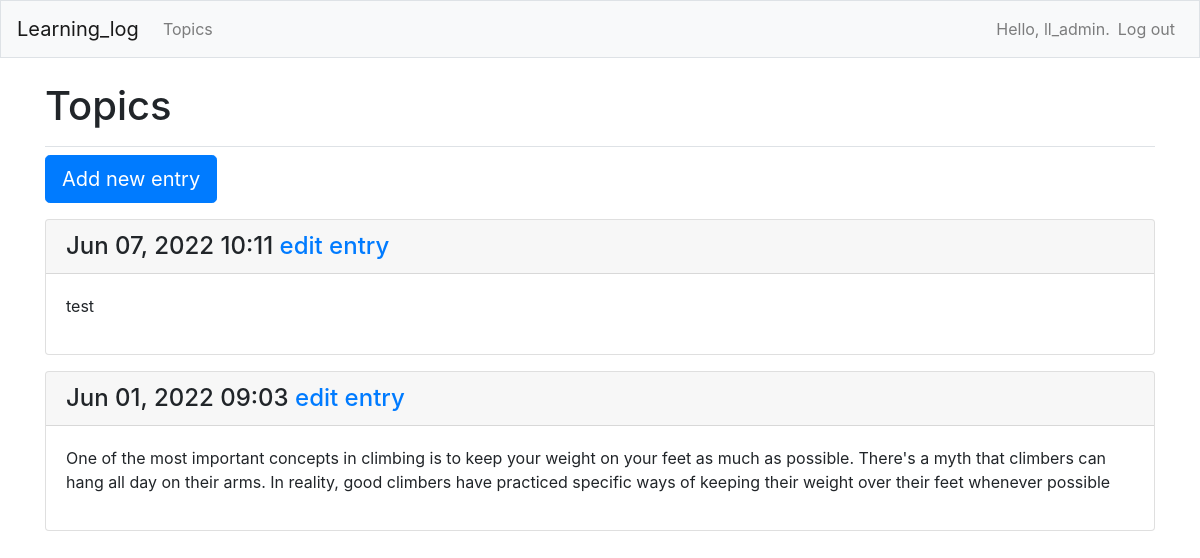
Screenshot of /topics/5/ (signed in) with the database file from the repository.
### learning_logs/models.py (models this page shows, shortened)
class Entry(models.Model):
    topic = models.ForeignKey(Topic, on_delete=models.CASCADE)
    text = models.TextField()
    date_added = models.DateTimeField(auto_now_add=True)
    class Mete:
        verbose_name_plural = 'entries'

### learning_logs/views.py (the view)
# urls.py: path('topics/<int:topic_id>/', views.topic, name='topic'),
@login_required
def topic(request, topic_id):
    topic = Topic.objects.get(id=topic_id)
    if topic.owner != request.user:
        raise Http404
    entries = topic.entry_set.order_by('-date_added')
    context = {'topic': topic, 'entries': entries}
    return render(request, 'learning_logs/topic.html', context)

### learning_logs/templates/learning_logs/topic.html (shortened to what this page needs)
{% extends "learning_logs/base.html" %}
{% block page_header %}
    <h1>Topics</h1>
{% endblock page_header %}
{% block content %}
<p>
    <a class="btn btn-lg btn-primary" href="{% url 'learning_logs:new_entry' topic.id %}" role="button">Add new entry</a>
</p>
{% for entry in entries %}
     <div class="card mb-3">
         <h4 class="card-header">
             {{ entry.date_added|date:'M d, Y H:i' }}
             <samll><a href="{% url 'learning_logs:edit_entry' entry.id %}">edit entry</a></samll>
         </h4>
         <div class="card-body">
             {{ entry.text|linebreaks }}
         </div>
     </div>
{% empty %}
    <p>There are no entries for this yet.</p>
{% endfor %}
{% endblock content %}

### learning_logs/templates/learning_logs/base.html (shortened to what this page needs)
{% load bootstrap4 %}
<!doctype html>
<html lang="en">
<head>
    {% bootstrap_css %}
</head>
<body>
    <nav class="navbar navbar-expand-md navbar-light bg-light mb-4 border">
        <a class="navbar-brand" href="{% url 'learning_logs:index' %}">
            Learning_log </a>
        <div class="collapse navbar-collapse" id="navbarCollapse">
            <ul class="navbar-nav mr-auto">
                <li class="nav-item">
                    <a class="nav-link" href="{% url 'learning_logs:topics' %}">
                        Topics</a>
                </li>
            </ul>
            <ul class="navbar-nav ml-auto">
                {% if user.is_authenticated %}
                <li class="nav-item">
                    <span class="navbar-text">Hello, {{ user.username }}. </span>
                </li>
                <li class="nav-item">
                    <a class="nav-link" href="{% url 'users:logout' %}">Log out</a>
                </li>
                {% endif %}
            </ul>
        </div>
    </nav>
    <main role="main" class="container">
        <div class="pb-2 mb-2 border-bottom">
            {% block page_header %}{% endblock page_header %}
        </div>
        <div>
            {% block content %}{% endblock content%}
        </div>
    </main>
</body>
</html>

### rows the page displays
Entry: date_added "Jun 07, 2022 10:11", text "test"
Entry: date_added "Jun 01, 2022 09:03", text "One of the most important concepts in climbing is to keep your weight on your feet as much as possible. There's a myth that climbers can hang all day on their arms. In reality, good climbers have practiced specific ways of keeping their weight over their feet whenever possible"

### other values shown
{{ user.username }} "ll_admin"
